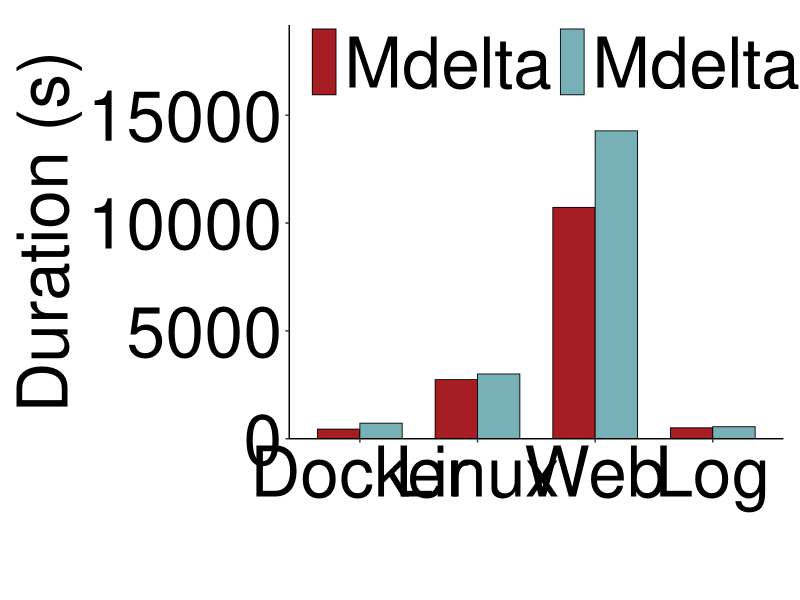

Write the R code that produced this figure.
library(ggplot2)
library(grid)

get_script_dir <- function() {
  args <- commandArgs(trailingOnly = FALSE)
  file_arg <- "--file="
  script_arg <- args[startsWith(args, file_arg)]

  if (length(script_arg) > 0) {
    return(dirname(normalizePath(sub(file_arg, "", script_arg[1]))))
  }

  if (requireNamespace("rstudioapi", quietly = TRUE) && rstudioapi::isAvailable()) {
    context <- rstudioapi::getActiveDocumentContext()
    if (nzchar(context$path)) {
      return(dirname(normalizePath(context$path)))
    }
  }

  normalizePath(getwd())
}

export_dir <- get_script_dir()

# Fill in the four rows below. Each row is one group, and the two columns are:
# Mdelta, Mdelta-D.
plot_data <- data.frame(
  group = c("Docker", "Linux", "Web", "Log"),
  Mdelta = c(446, 2744, 10726, 507),     # TODO: replace with your data
  `Mdelta-D` = c(723, 3004, 14275, 557), # TODO: replace with your data
  check.names = FALSE
)

method_labels <- c("Mdelta", "Mdelta-D")
method_colors <- c(
  "Mdelta" = "#A61D24",
  "Mdelta-D" = "#78B0B8"
)

create_three_method_barplot <- function(
    data,
    group_col = "group",
    method_labels = c("Mdelta", "Mdelta-D"),
    fill_colors = c("Mdelta" = "#A61D24", "Mdelta-D" = "#78B0B8"),
    x_label = "",
    y_label = "Value",
    axis_text_size = 50,
    axis_title_size = 50,
    legend_text_size = 50,
    show_data_labels = FALSE,
    data_label_size = 10,
    y_max_multiplier = 1.20,
    bar_width = 0.72
) {
  long_df <- reshape(
    data,
    varying = method_labels,
    v.names = "value",
    timevar = "method",
    times = method_labels,
    direction = "long"
  )
  long_df[[group_col]] <- factor(long_df[[group_col]], levels = data[[group_col]])
  long_df$method <- factor(long_df$method, levels = method_labels)

  finite_values <- long_df$value[is.finite(long_df$value)]
  if (length(finite_values) == 0) {
    stop("No finite values found in plot_data. Fill in the data before plotting.")
  }
  value_max <- max(c(0, finite_values), na.rm = TRUE)
  y_max <- if (value_max > 0) value_max * y_max_multiplier else 1

  p <- ggplot(long_df, aes(x = .data[[group_col]], y = value, fill = method)) +
    geom_col(
      position = position_dodge(width = bar_width),
      width = bar_width,
      color = "black",
      linewidth = 0.3
    ) +
    scale_fill_manual(
      name = NULL,
      values = fill_colors,
      breaks = method_labels,
      labels = method_labels,
      guide = guide_legend(
        nrow = 1,
        byrow = TRUE,
        keyheight = unit(18, "pt"),
        keywidth = unit(18, "pt")
      )
    ) +
    scale_y_continuous(
      expand = expansion(mult = c(0, 0.12)),
      limits = c(0, y_max)
    ) +
    labs(x = x_label, y = paste(" ", y_label, " ")) +
    theme_classic() +
    theme(
      axis.text.x = element_text(size = axis_text_size, color = "black"),
      axis.text.y = element_text(size = axis_text_size, color = "black"),
      axis.title.x = element_text(size = axis_title_size, color = "black"),
      axis.title.y = element_text(size = axis_title_size, color = "black", hjust = 0.5),
      legend.position = c(0.03, 1.01),
      legend.justification = c(0, 1),
      legend.direction = "horizontal",
      legend.text = element_text(size = legend_text_size, color = "black"),
      legend.title = element_blank(),
      legend.background = element_blank(),
      legend.key = element_blank(),
      legend.spacing.x = unit(10, "pt"),
      plot.margin = margin(t = 18, r = 12, b = 12, l = 12, unit = "pt")
    )

  if (show_data_labels) {
    p <- p + geom_text(
      aes(label = round(value, 2)),
      position = position_dodge(width = bar_width),
      vjust = -0.25,
      size = data_label_size
    )
  }

  p
}

p <- create_three_method_barplot(
  data = plot_data,
  method_labels = method_labels,
  fill_colors = method_colors,
  x_label = "",
  y_label = "Duration (s)",
  show_data_labels = FALSE # Change to TRUE if labels above bars are needed.
)

output_file <- file.path(export_dir, "overall.pdf")
message("Writing plot to: ", output_file)

cairo_pdf(
  output_file,
  width = 12,
  height = 5
)
print(p)
dev.off()
